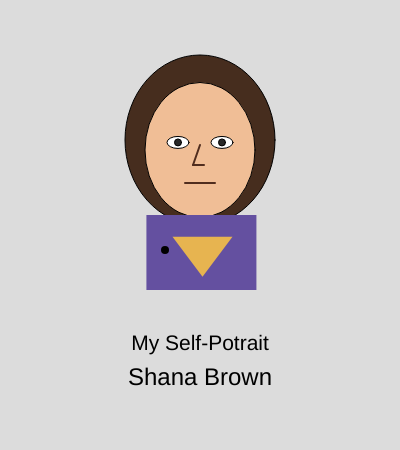
Frame 1 (no input)
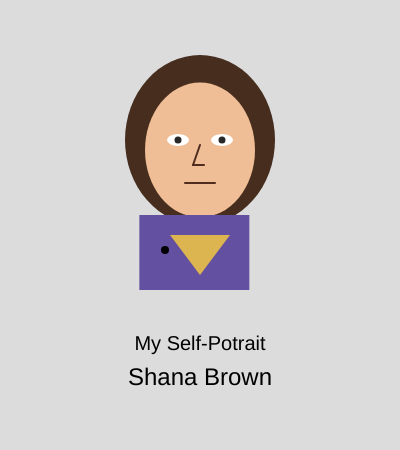
Frame 60 (no input)
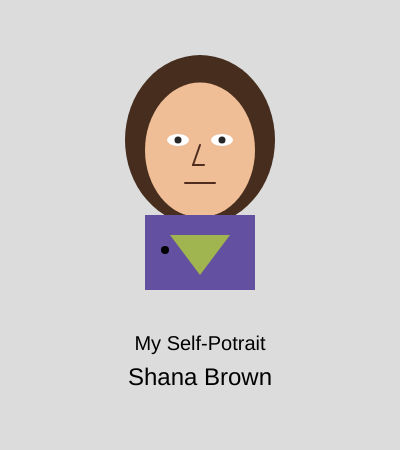
Frame 120 (the mouse pressed at the canvas centre since frame 60)

The p5.js sketch that drew these frames (run headless with seeded random() and noise() and a simulated clock; from frame 60 on, the mouse is pressed at the canvas centre):

// p5.js sketch
// ── sketch.js
let eye2Y  = 0;
let eye2Speed;
let shirtX = 0;
let shirtSpeed;

let triangleX = 0;
let triangleY = 0;
let triangleSpeedX;
let triangleSpeedY;
let triangleColor = 230;
let colorSpeed = 1;

let titleSize = 20;
let titleSpeed = 1;
let titleCount = 0;
let growing = true;

function setup() {
  createCanvas(400, 450);

  eye2Speed = random(1, 3);
  shirtSpeed = random(1, 3);
  triangleSpeedX = random(1, 3);
  triangleSpeedY = random(1, 3);
}

function draw() {
  background(220);
 
  //Hair 
  fill(70, 45, 30);
  ellipse(200, 140, 150, 170);
 
  //Face
  fill(240, 190, 150);
  ellipse(200, 150, 110, 135);

  // Second eye moves vertically
  eye2Y += eye2Speed;

  if (eye2Y > 5 || eye2Y < -5) {
    eye2Speed *= -1;
  }

  // Shirt moves hirizontally
  shirtX += shirtSpeed;

  if (shirtX > 5 || shirtX < -5) {
    shirtSpeed *= -1;
  }
  
  //Eyes move up and down together
  fill(255);
  ellipse(178, 140 + eye2Y, 22, 12);
  ellipse(222,  140 + eye2Y, 22, 12);
  fill(40);
  circle(178, 140+ eye2Y, 7);
  circle(222, 140 + eye2Y, 7);
 
  //Nose and mouth
  stroke(80, 45, 30);
  strokeWeight(2);
  line(200, 145, 193, 165);
  line(193, 165, 204, 165);
  line(185, 183, 215, 183);
  strokeWeight(1);
  noStroke();
 
  //Shirt
  fill(100, 80, 160);
  rect(145 + shirtX, 215, 110, 75);

 // Triangle moves diagonally
  triangleX += triangleSpeedX;
  triangleY += triangleSpeedY;

  if (triangleX > 5 || triangleX < -5) {
    triangleSpeedX *= -1;
}

  if (triangleY >5 || triangleY < -5) {
  triangleSpeedY *= -1;
}

triangleColor += colorSpeed;

  if (triangleColor >= 255 || triangleColor <= 150) {
    colorSpeed *= -1;
  }

  fill(triangleColor, 180, 80);
  
  triangle(
  170 + triangleX, 235 + triangleY,
  200 + triangleX, 275 + triangleY,
  230 + triangleX, 235 + triangleY
); 

  //Point detail
  stroke(0);
  strokeWeight(8);
  point(165, 250);
  strokeWeight(1);
  noStroke();
  
  //Title grows and shrinks
  if (growing) {
    titleSize += titleSpeed;

    if (titleSize >= 30) {
      growing = false;
   }
  } else {
    titleSize -= titleSpeed;

    if (titleSize <= 20) {
      growing = true;
      titleCount++;
    }
  }
  if (titleCount >= 5) {
    titleSize = 20;
  }

  fill(0);
  noStroke();
  textSize(titleSize);
  textAlign(CENTER);
  text("My Self-Potrait", 200, 350);
  
  //Signature
  fill(0)
  noStroke();
  textSize(24);
  textAlign(CENTER);
  text("Shana Brown", 200, 385);
}
